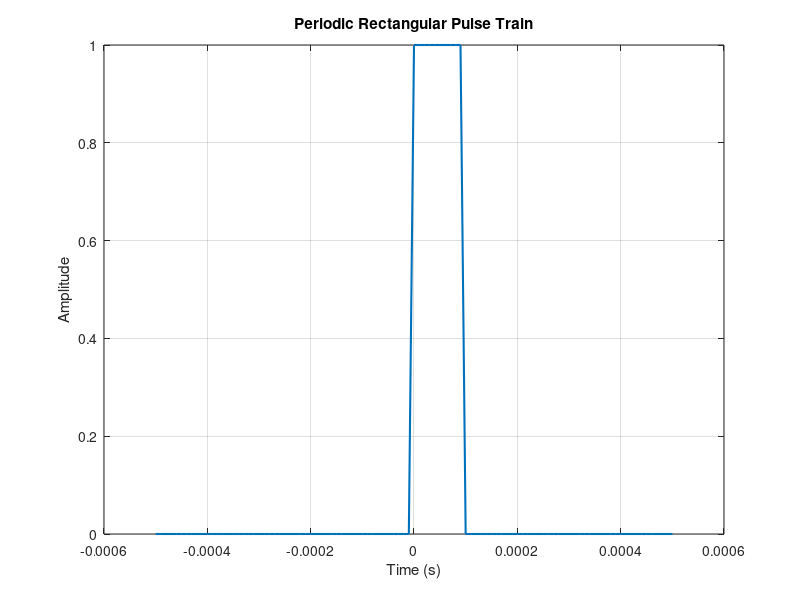
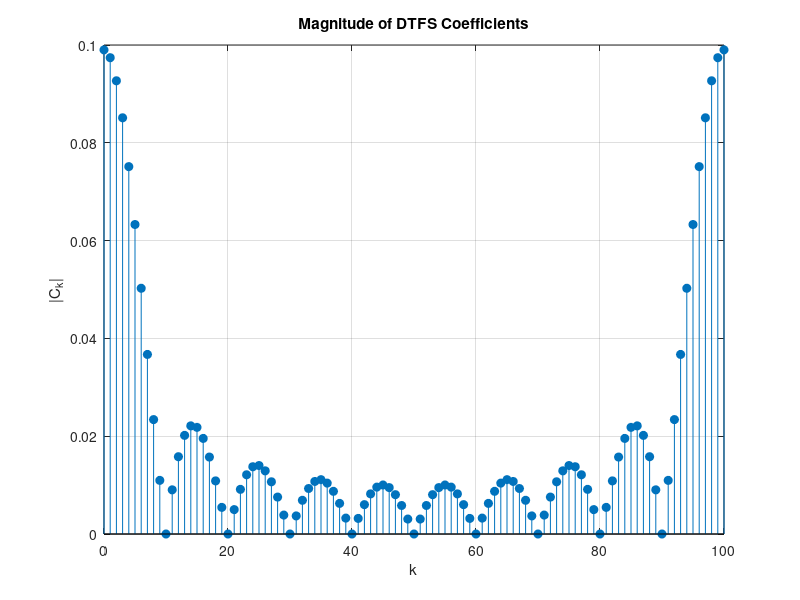
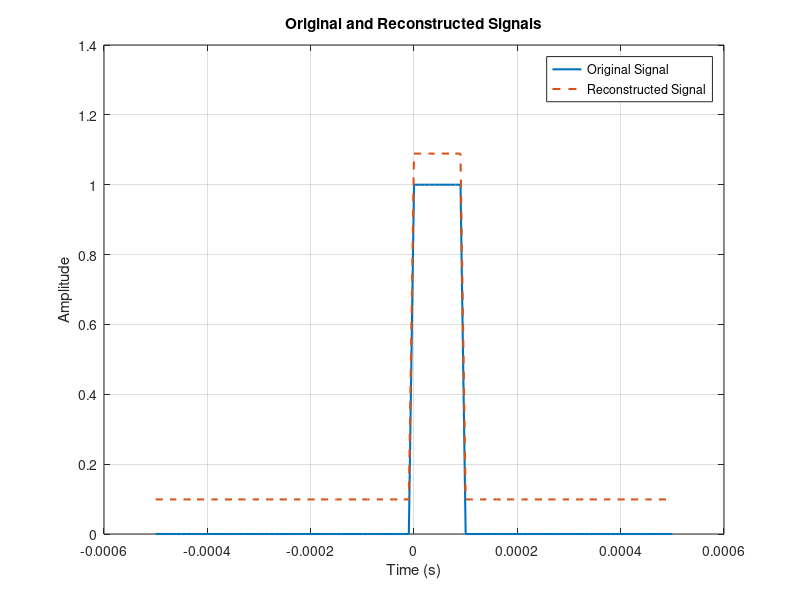

Write the MATLAB code that produced these figures, in order.
clc;
clear;
close all;

% Signal Generation
Fs = 100e3;
T = 1e-3;
D = 0.1;
PW = D * T;

t = -T/2 : 1/Fs : T/2;
x = (mod(t, T) < PW);

% DTFS Coefficients
N = length(x);
c = zeros(1, N);

for k = 1:N
    c(k) = sum(x .* exp(-1j * 2 * pi * (k-1) * t / T)) / N;
end

% Signal Reconstruction
x_recon = zeros(size(x));

for n = 1:N
    x_recon = x_recon + c(n) * exp(1j * 2 * pi * (n-1) * t / T);
end

% Plot Original Signal
figure;
plot(t, x, 'LineWidth', 1.5);
grid on;
xlabel('Time (s)');
ylabel('Amplitude');
title('Periodic Rectangular Pulse Train');

% Plot DTFS Coefficients
figure;
stem(0:N-1, abs(c), 'filled');
grid on;
xlabel('k');
ylabel('|C_k|');
title('Magnitude of DTFS Coefficients');

% Compare Original and Reconstructed Signals
figure;
plot(t, x, 'LineWidth', 1.5);
hold on;
plot(t, real(x_recon), '--', 'LineWidth', 1.5);
grid on;
xlabel('Time (s)');
ylabel('Amplitude');
title('Original and Reconstructed Signals');
legend('Original Signal', 'Reconstructed Signal');
